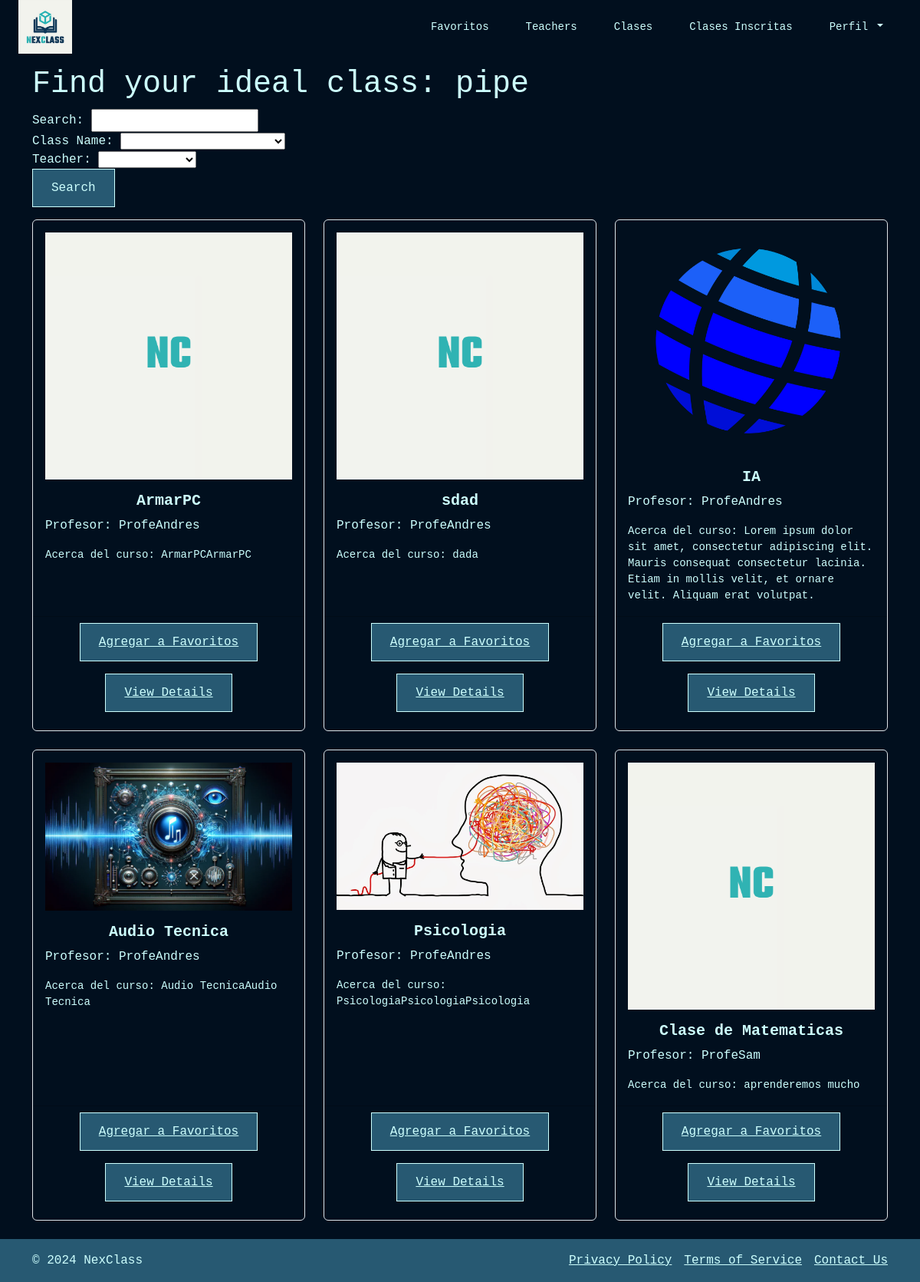
The app's page /classes/ (signed in) with its own data.
### users/models.py (models this page shows, shortened)
class User(AbstractBaseUser, PermissionsMixin):
    user_id = models.AutoField(primary_key=True)
    name = models.CharField(max_length=255)
    username = models.CharField(max_length=150, unique=True)
    email = models.EmailField(unique=True)
    password = models.CharField(max_length=128)
    user_type = models.CharField(
        max_length=10,
        choices=UserType.choices
    )
    registration_date = models.DateTimeField(auto_now_add=True)
    profile_picture = models.ImageField(upload_to='profile_photos/', default='profile_photos/default_profile.png',
                                        null=True, blank=True)
    address = models.CharField(max_length=255, null=True, blank=True)
    profile_complete = models.BooleanField(default=False)
    is_active = models.BooleanField(default=True)
    is_staff = models.BooleanField(default=False)
    objects = UserManager()
    USERNAME_FIELD = 'username'
    REQUIRED_FIELDS = ['email', 'name']

class Teacher(models.Model):
    user = models.OneToOneField(User, on_delete=models.CASCADE)
    specialties = models.CharField(
        max_length=50,
        choices=Specialties.choices
    )
    biography = models.TextField()
    average_rating = models.FloatField(default=0.0)
    availability = models.CharField(
        max_length=50,
        choices=Availability.choices
    )
    mode = models.CharField(
        max_length=50,
        choices=Mode.choices
    )
    def average_rating(self):
        ratings = self.ratings.all()
        if ratings:
            return sum([rating.rating for rating in ratings]) / ratings.count()
        return 0

### classCreation_Schedules/models.py (models this page shows, shortened)
class Class(models.Model):
    className = models.CharField(max_length=100)
    teacher = models.ForeignKey('users.Teacher', on_delete=models.CASCADE)
    description = models.TextField()
    class_picture = models.ImageField(upload_to='class_photos/', default='class_photos/default_profile.png', null=True, blank=True)

### communication/views.py (the view, shortened to what this page needs)
# urls.py: path('classes/', views.classes, name='student_classes'),
@login_required()
def classes(request, teacher_id=None):
    searchClass = request.GET.get('searchClass', '')
    className = request.GET.get('className', '')
    teacher = request.GET.get('teacher', '')
    filters = Q()
    if teacher_id:
        filters &= Q(teacher__id=teacher_id)
    if className:
        filters &= Q(className__icontains=className)
    if teacher:
        filters &= Q(teacher__user__username__icontains=teacher)
    filtered_classes = Class.objects.filter(filters)
    context = {
        'classes': filtered_classes,
        'className': Class.objects.values_list('className', flat=True).distinct(),
        'teacher': Teacher.objects.values_list('user__username', flat=True).distinct()
    }
    return render(request, 'student_classes.html', context)

### communication/templates/student_classes.html
{% extends 'navbar.html' %}
{% block content %}
<!DOCTYPE html>
<div class="container mt-3">
    <h1>Find your ideal class: {{user.username }}</h1>
    <form method="GET" action="{% url 'student_classes' %}">
        <div>
            <label for="searchClass">Search: </label>
            <input type="text" id="searchClass" name="searchClass" value="{{ request.GET.searchClass }}">
        </div>
        <div>
            <label for="className">Class Name:</label>
            <select id="className" name="className">
                <option value=""></option>
                {% for class in className %}
                <option value="{{ class }}" {% if request.GET.className == class %}selected{% endif %}>{{ class }}</option>
                {% endfor %}
            </select>
        </div>
        <div>
            <label for="teacher">Teacher:</label>
            <select id="teacher" name="teacher">
                <option value=""></option>
                {% for teacher_name in teacher %}
                    <option value="{{ teacher_name }}" {% if request.GET.teacher == teacher_name %}selected{% endif %}>{{ teacher_name }}</option>
                {% endfor %}
            </select>
        </div>
        <button type="submit" class="button-custom-two ">Search</button>
    </form>
    <div class="row">
        {% for class in classes %}
        <div class="col-md-4 mb-4 d-flex align-items-stretch">
            <div class="card bg-transparent border">
                <img class="card-img-top px-3 pt-3" src="{{ class.class_picture.url }}" alt="{{ class.className }}">
                <div class="card-body text_custom">
                    <h5 class="card-title text-center fw-bold">{{ class.className }}</h5>
                    <p class="card-text">Profesor: {{ class.teacher.user.name }}</p>
                    <p class="card-text"><small>Acerca del curso: {{ class.description }}</small></p>
                </div>
                <div class="card-footer text-center">
                    <a href="{% url 'add_favorite_class' class.id %}" class="button-custom-two mb-3">Agregar a Favoritos</a>
                    <a href="{% url 'class_detail' class.id %}" class="button-custom-two mb-3">View Details</a>
                </div>
            </div>
        </div>
        {% endfor %}
    </div>
</div>
{% endblock content %}

### NextClassProject/static/styles/global.css (style rules this page uses)
h1, h2, h3, h4, h5, h6 { font-family: "Space Mono", monospace; --font-monospace: "Space Mono"; color: #cdfffe; }
.text_custom { color: #cdfffe; }
.button-custom-two { background-color: #275972; color: #cdfffe; border: 0.5px solid #cdfffe; border-radius: 0; padding: 12px 24px; text-align: center; display: inline-block; font-size: 16px; cursor: pointer; transition: background-color 0.3s, color 0.3s; }
a { gap: 2px; }

### records on screen
User: username "pipe"
Class: class_picture (placeholder picture), className "ArmarPC", teacher.user.name "ProfeAndres", description "ArmarPCArmarPC"
Class: class_picture (placeholder picture), className "sdad", teacher.user.name "ProfeAndres", description "dada"
Class: class_picture (picture), className "IA", teacher.user.name "ProfeAndres", description "Lorem ipsum dolor sit amet, consectetur adipiscing elit. Mauris consequat consectetur lacinia. Etiam in mollis velit, et ornare velit. Aliquam erat volutpat."
Class: class_picture (picture), className "Audio Tecnica", teacher.user.name "ProfeAndres", description "Audio TecnicaAudio Tecnica"
Class: class_picture (picture), className "Psicologia", teacher.user.name "ProfeAndres", description "PsicologiaPsicologiaPsicologia"
Class: class_picture (placeholder picture), className "Clase de Matematicas", teacher.user.name "ProfeSam", description "aprenderemos mucho"
